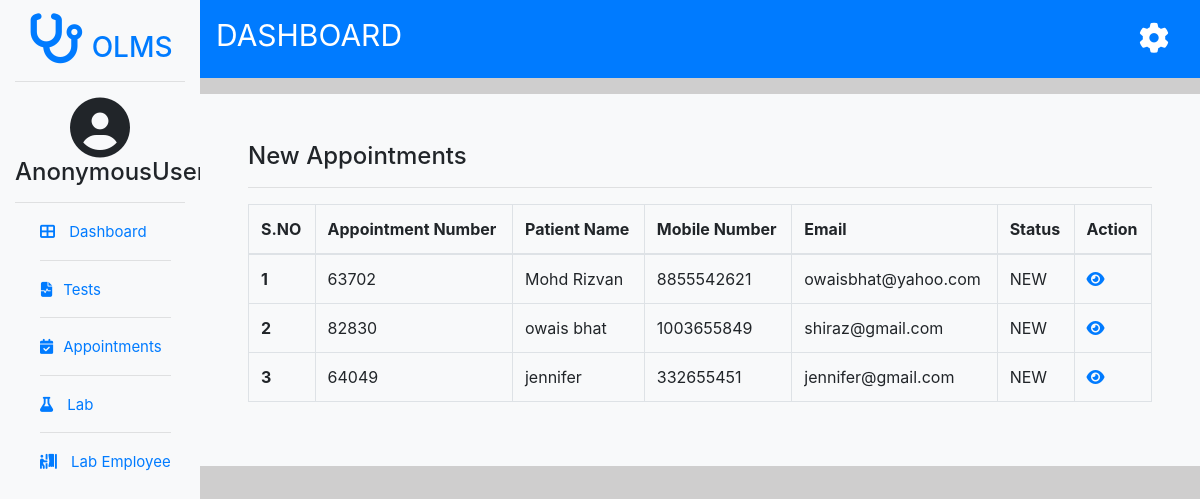
/newappointments/, run on an earlier commit of the app's database.
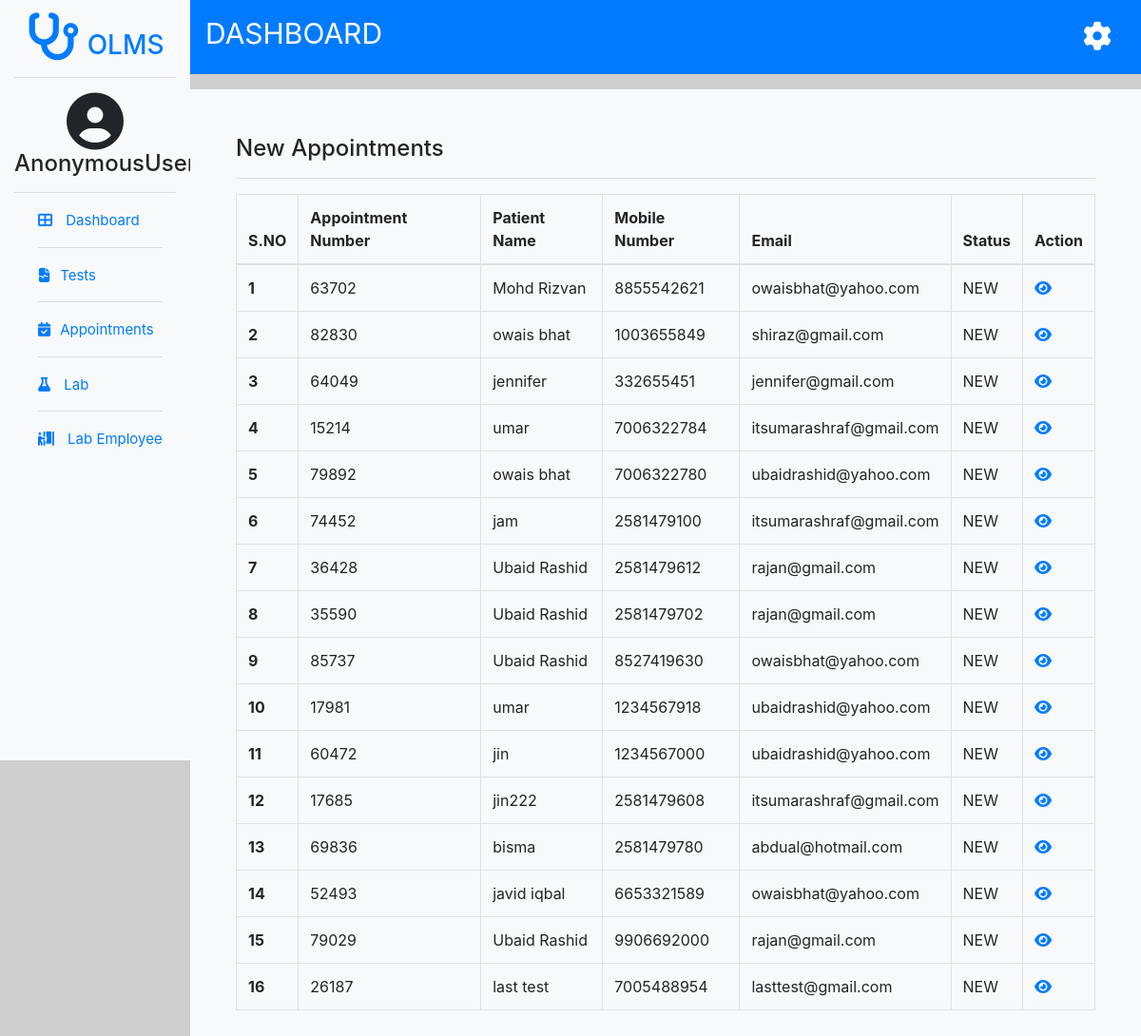
And on a later commit of the database.
### users/models.py (models this page shows, shortened)
class appointment(models.Model):
    user_id = models.ForeignKey(enduser,on_delete=models.CASCADE)
    appointmentno = models.CharField(max_length=100)
    patientname =models.CharField(max_length=30)
    gender = models.CharField(max_length=10)
    address= models.CharField(max_length=200, default='NA')
    dateofbirth = models.DateField()
    mobile = models.IntegerField(unique=True)
    email= models.CharField(max_length=100)
    appointmentdate = models.DateField(default=date.today)
    appointmenttime = models.DateTimeField(default=timezone.now)
    prescription= models.FileField(blank=True, null=True)

### users/views.py (the view)
# urls.py: path("newappointments/", views.newappointments, name='newappointments'),
def newappointments(request):
    new=appointment.objects.filter(appointmentstatus__status='NEW')
    return render(request,'new-appointments.html',{'newapt':new})

### templates/new-appointments.html (shortened to what this page needs)
{% extends 'adminbase.html' %}
{% block body %}
<div class="container  bg-light p-5 mt-3">
  <div class="row">
    <div class="col-lg-12">
      <h4>New Appointments</h4>
      <hr>
      <table class="table table-bordered">
        <thead>
          <tr>
            <th scope="col">S.NO</th>
            <th scope="col">Appointment Number</th>
            <th scope="col">Patient Name</th>
            <th scope="col">Mobile Number</th>
            <th scope="col">Email</th>
            <th scope="col">Status</th>
            <th scope="col">Action</th>
          </tr>
        </thead>
        <tbody>
        <tbody>
          {% for apt in newapt %}
          <tr>
            <th scope="row">{{forloop.counter}}</th>
            <td>{{apt.appointmentno}}</td>
            <td>{{ apt.patientname }}</td>
            <td>{{ apt.mobile }}</td>
            <td>{{ apt.email }}</td>
            <td>NEW</td>
            <td><a href="{% url 'appointmentdetails' apt.id %}"><i class="fas fa-eye"></i></a></td>
          </tr>
          {% endfor %}
        </tbody>
        </tbody>
      </table>
    </div>
  </div>
</div>
{% endblock body %}

What changed in the data, as far as the page shows it:
added appointment: appointmentno "15214", patientname "umar", mobile "7006322784", email "itsumarashraf@gmail.com"
added appointment: appointmentno "79892", patientname "owais bhat", mobile "7006322780", email "ubaidrashid@yahoo.com"
added appointment: appointmentno "74452", patientname "jam", mobile "2581479100", email "itsumarashraf@gmail.com"
added appointment: appointmentno "36428", patientname "Ubaid Rashid", mobile "2581479612", email "rajan@gmail.com"
added appointment: appointmentno "35590", patientname "Ubaid Rashid", mobile "2581479702", email "rajan@gmail.com"
added appointment: appointmentno "85737", patientname "Ubaid Rashid", mobile "8527419630", email "owaisbhat@yahoo.com"
added appointment: appointmentno "17981", patientname "umar", mobile "1234567918", email "ubaidrashid@yahoo.com"
added appointment: appointmentno "60472", patientname "jin", mobile "1234567000", email "ubaidrashid@yahoo.com"
added appointment: appointmentno "17685", patientname "jin222", mobile "2581479608", email "itsumarashraf@gmail.com"
added appointment: appointmentno "69836", patientname "bisma", mobile "2581479780", email "abdual@hotmail.com"
added appointment: appointmentno "52493", patientname "javid iqbal", mobile "6653321589", email "owaisbhat@yahoo.com"
added appointment: appointmentno "79029", patientname "Ubaid Rashid", mobile "9906692000", email "rajan@gmail.com"
added appointment: appointmentno "26187", patientname "last test", mobile "7005488954", email "lasttest@gmail.com"
